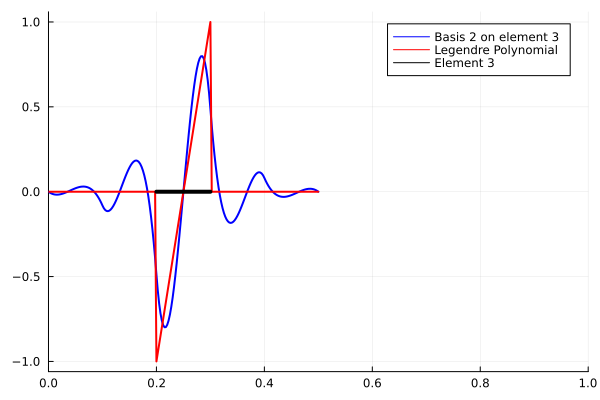

Recreate this plot in Julia.
###################
### File eg2.jl ###
###################

# Include all the files.
include("meshes.jl");
include("assemblers.jl");
include("fespaces.jl");
include("basis_functions.jl")
include("local_matrix_vector.jl")
include("assemble_matrices.jl")

A(x) = @. 1; # Diffusion coefficient
n = 10; Nfine = 100; # Coarse and fine mesh size.
p = 1 # Polynomial orders for  L²
q = 2 # Polynomial orders for H¹

Ω = 𝒯((0,1),n); # The full coarse mesh.

start=1; last=5;
NˡK = Ω[start:last];# The submesh from element=start to element=last
VₕᵖNˡK = L²Conforming(NˡK, p); # The L²Conforming space on the coarse mesh

Ωₚ = (NˡK.nds[1], NˡK.nds[end]); # The submesh end points (defines the domain).
NˡKₕ = 𝒯(Ωₚ, Nfine); # Construct the mesh on the patch.
H¹₀NˡK = H¹Conforming(NˡKₕ ,q, [1,(q*Nfine+1)]); # The H¹Conforming space on the fine mesh with Dirichlet boundary conditions

Kₐ = MatrixAssembler(H¹ConformingSpace(), q, NˡKₕ.elems) # Construct the assembler for a(RˡₕΛₖ,v)
Lₐ = MatrixAssembler(H¹ConformingSpace(), L²ConformingSpace(), (q,p), (NˡKₕ.elems, NˡK.elems)) # Construct the assembler for (v,λ)
Fₐ = VectorAssembler(L²ConformingSpace(), p, NˡK.elems) # Construct the vector assembler for (Λₖ,μ)

# Bₖ is the Legendre polynomial with support K=(a,b)
function Bₖ(x,nds,V)        
  a,b=nds
  x̂ = -(a+b)/(b-a) + 2/(b-a)*x
  (a ≤ x ≤ b) ? V.basis(x̂) : zeros(Float64,V.p+1)
end

el = 3 # Element Index
local_basis = 2 # Local Basis Index 1:p+1
elem = Ω.nds[Ω.elems[el,1]:Ω.elems[el,2]]; # Get the nodes of element 3.

# Solve the saddle point problem. (Found in fespaces.jl, line 100)
RˡₕΛₖ = Rˡₕ(x->Bₖ(x,elem,VₕᵖNˡK)[local_basis], A, (H¹₀NˡK, VₕᵖNˡK), [Kₐ,Lₐ], [Fₐ]; qorder=4); 


using Plots
plt = plot(RˡₕΛₖ.nds, RˡₕΛₖ.Λ, label="Basis 2 on element 3", lc=:blue, lw=2)

# Legendre Polynomials basis at the FE nodes
LP = map(y->Bₖ(y,elem,VₕᵖNˡK)[local_basis], RˡₕΛₖ.nds); 

plot!(plt, RˡₕΛₖ.nds, LP, label="Legendre Polynomial", lc=:red, lw=2)
plot!(plt, elem[1]:0.01:elem[2], 0*(elem[1]:0.01:elem[2]), label="Element 3", lc=:black, lw=4)
xlims!(plt,(0,1))
